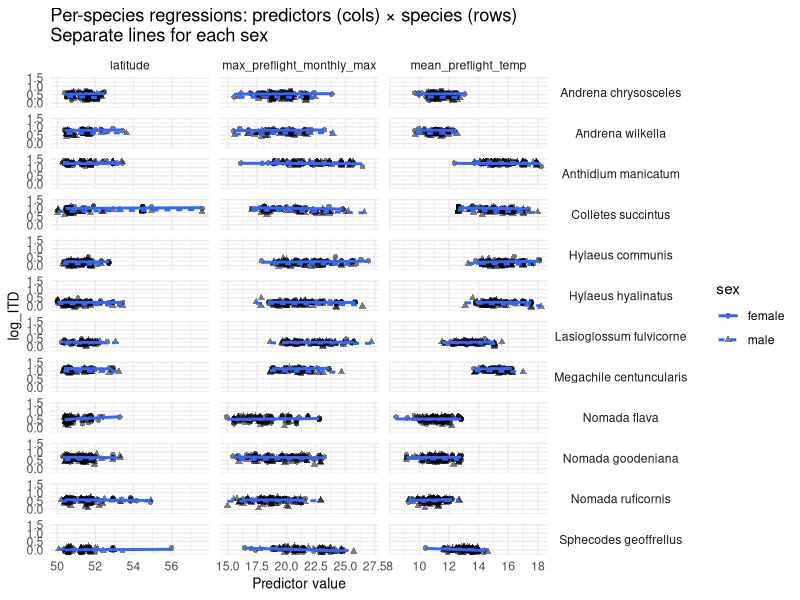

This chart was generated by the following R code: (Note: this script raises an error after producing the figure.)

# This code is for running my LMs and AIC analyses

library(ggplot2)


bees <- read.csv("Data/26_02_26_bees_with_temps.csv")

# Log transform measurements
bees$log_HW  <- log(bees$HW_mm)
bees$log_ITD <- log(bees$intertegular_distance_mm)
bees$log_tibia <- log(bees$tibia_length_mm)
bees$log_FW <- log(bees$FW_length_mm)

# Rescale year
bees$year_rescaled <- (bees$year - 1800) / 100
# Scaled to "centuries since 1800" to improve model stability


# Convert sex into a factor
bees$sex <- as.factor(bees$sex)






# uhhhhh idk
# 
# 
# 

# Model LMs for each species, and create models with both mean temp and max temp to compare


model_mean <- lm(log_ITD ~ sex + year_rescaled + latitude + mean_preflight_temp, data = bees)

model_max <- lm(log_ITD ~ sex + year_rescaled + latitude + max_preflight_monthly_max, data = bees)













library(ggplot2)
library(dplyr)
library(tidyr)
library(broom)

# read (your path)
bees <- read.csv("Data/26_02_26_bees_with_temps.csv")

# transforms you already have (keeps your pipeline)
bees <- bees %>%
  mutate(
    log_HW    = log(HW_mm),
    log_ITD   = log(intertegular_distance_mm),
    log_tibia = log(tibia_length_mm),
    log_FW    = ifelse(is.na(FW_length_mm), NA, log(FW_length_mm)),
    year_rescaled = (year - 1800) / 100,
    sex = as.factor(sex)
  )

# Choose response (change to log_HW, log_tibia etc. if you prefer)
response_var <- "log_ITD"

# Select predictors you wanted displayed
predictors <- c("mean_preflight_temp", "max_preflight_monthly_max", "latitude")

# make a long dataframe for plotting (one predictor per row)
plot_df <- bees %>%
  select(full_name, sex, !!sym(response_var), all_of(predictors)) %>%
  pivot_longer(
    cols = all_of(predictors),
    names_to = "predictor",
    values_to = "predictor_value"
  ) %>%
  filter(!is.na(predictor_value), !is.na(!!sym(response_var))) %>%
  # keep species as factor with stable ordering
  mutate(full_name = factor(full_name))

# Quick scatter + lm per species × predictor, with separate lines for sexes
p <- ggplot(plot_df, aes(x = predictor_value, y = !!sym(response_var))) +
  geom_point(aes(shape = sex), alpha = 0.5, size = 1.6) +
  # separate linear fits per sex
  geom_smooth(aes(linetype = sex, group = interaction(sex, full_name)),
              method = "lm", se = FALSE) +
  facet_grid(rows = vars(full_name), cols = vars(predictor), scales = "free_x") +
  labs(x = "Predictor value", y = response_var, 
       title = "Per-species regressions: predictors (cols) × species (rows)\nSeparate lines for each sex") +
  theme_minimal() +
  theme(
    strip.text.y = element_text(angle = 0),
    panel.spacing = unit(0.5, "lines"),
    axis.title = element_text(size = 10)
  )

print(p)

# ---------------------------------------------------------------------
# If you want numeric model summaries: fit LMs per species × predictor,
# and also optionally per-sex models. Save tidy results.
# ---------------------------------------------------------------------

# function to fit lm for a species and predictor (optionally split by sex)
fit_models <- function(df, response, predictor, by_sex = FALSE) {
  if (!by_sex) {
    mod <- lm(as.formula(paste(response, "~", predictor)), data = df)
    broom::tidy(mod) %>% mutate(predictor = predictor, species = unique(df$full_name), sex = NA)
  } else {
    # returns a row per sex
    df %>% group_by(sex) %>% group_modify(~ {
      mod <- lm(as.formula(paste(response, "~", predictor)), data = .x)
      broom::tidy(mod) %>% mutate(predictor = predictor, species = unique(.x$full_name), sex = unique(.x$sex))
    }) %>% ungroup()
  }
}

# loop over species & predictors
model_results <- plot_df %>%
  group_by(full_name) %>%
  group_modify(~ {
    species_df <- .x
    do.call(rbind, lapply(predictors, function(pred) {
      # drop NA predictor rows
      s_df <- species_df %>% filter(predictor == pred)
      if (nrow(s_df) < 10) return(NULL)  # skip tiny samples
      # two options: combined model and per-sex models
      rbind(
        fit_models(s_df, response_var, "predictor_value", by_sex = FALSE),
        fit_models(s_df, response_var, "predictor_value", by_sex = TRUE)
      )
    }))
  }) %>% ungroup()

# glance at result
model_results %>% arrange(species, predictor, sex) %>% head(20)

# Optional: check correlations between mean and max preflight temps
cor_df <- bees %>% select(mean_preflight_temp, max_preflight_monthly_max) %>% filter(complete.cases(.))
cor_val <- cor(cor_df$mean_preflight_temp, cor_df$max_preflight_temp)
cat("Correlation mean vs max preflight temp:", round(cor_val, 3), "\n")

# If correlation is high (say > 0.6), avoid including both in the same model without checking VIF.
# Example VIF check if you do a joint model later:
# library(car)
# mod_joint <- lm(log_ITD ~ mean_preflight_temp + max_preflight_temp + sex + latitude + year_rescaled, data = bees)
# car::vif(mod_joint)




















# Q1: lmer hierarchical models (simple, clear)
# Assumes your data.frame is named `bees`. If not, read it:
# bees <- read.csv("path/to/your_bees_file.csv")

library(lme4)
library(lmerTest)   # gives p-values for lmer
library(broom.mixed) # tidy summaries (optional)
library(ggplot2)

# 1. Ensure key variables exist ------------------------------------------------
if(!"log_ITD" %in% names(bees)) bees$log_ITD <- log(bees$intertegular_distance_mm)

# rescale year as you described (centuries since 1800)
if(!"year_rescaled" %in% names(bees)) bees$year_rescaled <- (bees$year - 1800) / 100

# center temperature predictors (improves interpretability)
bees$mean_preflight_temp_c <- bees$mean_preflight_temp - mean(bees$mean_preflight_temp, na.rm = TRUE)
bees$max_preflight_monthly_max_c <- bees$max_preflight_monthly_max - mean(bees$max_preflight_monthly_max, na.rm = TRUE)

# make sure sex is a factor and species column exists
bees$sex <- factor(bees$sex)
bees$full_name <- as.factor(bees$full_name)

# optionally ensure there's a location grouping (county or similar) for another random effect
if(!"county" %in% names(bees)) bees$county <- factor(ifelse(is.na(bees$county), "unknown", bees$county))

# keep only complete cases for the variables in the model
keep_vars <- c("log_ITD","year_rescaled","mean_preflight_temp_c","max_preflight_monthly_max_c","sex","latitude","full_name","county")
df <- bees[complete.cases(bees[, intersect(names(bees), keep_vars)]), keep_vars]

# 2. Fit hierarchical models ---------------------------------------------------
# Model A: year + mean temperature
m_mean <- lmer(log_ITD ~ year_rescaled + mean_preflight_temp_c + sex + latitude +
                 (1 + year_rescaled | full_name) + (1 | county),
               data = df, REML = FALSE)

# Model B: year + max_preflight_monthly_max (your corrected variable)
m_max  <- lmer(log_ITD ~ year_rescaled + max_preflight_monthly_max_c + sex + latitude +
                 (1 + year_rescaled | full_name) + (1 | county),
               data = df, REML = FALSE)

# 3. Quick model summaries & comparison ---------------------------------------
summary(m_mean)    # fixed-effects estimates + random effects
summary(m_max)

# Compare AIC (lower is better)
AIC(m_mean, m_max)

# If you want likelihood-ratio test (careful: nested models only):
# anova(m_mean, m_max)

# 4. Extract species-specific year slopes (random slopes) ---------------------
# population-level (fixed) slope for year:
fixef(m_max)["year_rescaled"]

# species-level slopes: fixed + random slope per species
species_coefs <- coef(m_max)$full_name   # data.frame with intercept and slope per species
# keep only the year slope
species_slopes <- data.frame(species = rownames(species_coefs),
                             slope_year = species_coefs[,"year_rescaled"])
head(species_slopes)

# 5. Simple diagnostic checks -------------------------------------------------
# Residual vs fitted
plot(resid(m_max) ~ fitted(m_max), main = "Residuals vs Fitted (m_max)")
abline(h = 0, lty = 2)

# QQ of residuals
qqnorm(resid(m_max)); qqline(resid(m_max))

# 6. Optional: quick plot of species slopes -----------------------------------
ggplot(species_slopes, aes(x = slope_year)) +
  geom_histogram(binwidth = 0.005) +
  labs(title = "Distribution of species-specific year slopes",
       x = "Slope of year_rescaled (per species)",
       y = "Count")

# 7. Save species slopes for downstream analysis
# write.csv(species_slopes, "species_year_slopes.csv", row.names = FALSE)
